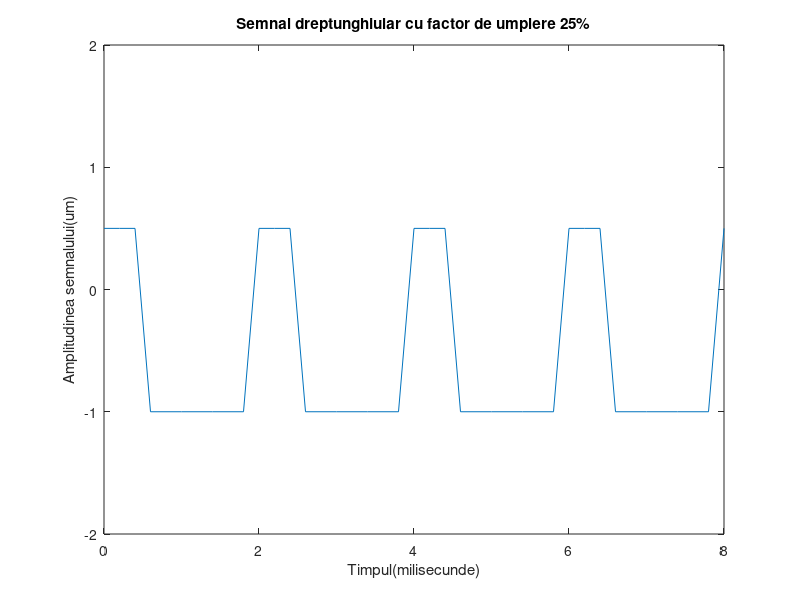

This chart was generated by the following MATLAB code:
%4 perioade/200ms
t=0:.2:8;
%un semnal dreptunghiular
x=0.75*square(pi*t,25)-0.25;
%folosim functia plot pentru a crea un grafic in 2D pentru T si X
plot(t,x)
%Delimitam graficul pe axa Ox de la 0 la 8 si pe Oy de la -2 la 2
axis([0 8 -2 2])
%Am denumit axa Ox
xlabel('Timpul(milisecunde)')
%Am denumit axa Oy
ylabel('Amplitudinea semnalului(um)')
title('Semnal dreptunghiular cu factor de umplere 25%')

